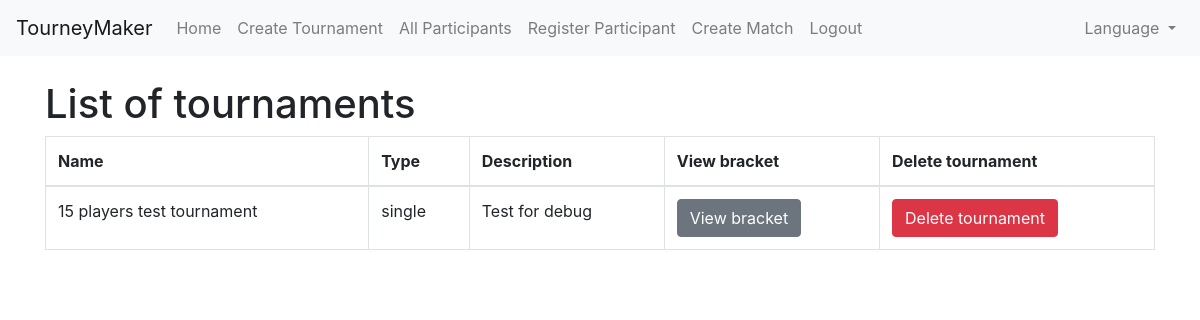
The page / (signed in) on the database its author committed.
### tables this page shows
CREATE TABLE tournaments (
            id INTEGER PRIMARY KEY AUTOINCREMENT,
            name TEXT NOT NULL,
            type TEXT,
            winner_name TEXT,
            description TEXT
        , winner_id integer);

### app.py (the view)
@app.route('/')
@login_required
def index():
    conn = get_db_connection()
    tournaments = conn.execute('SELECT * FROM tournaments').fetchall()
    conn.close()
    return render_template('index.html', tournaments=tournaments)

### app.py (called while the page is built)
def login_required(f):
    @wraps(f)
    def decorated_function(*args, **kwargs):
        if 'user_id' not in session:
            flash('Пожалуйста, войдите в систему для доступа к этой странице.', 'warning')
            return redirect(url_for('login_user'))
        return f(*args, **kwargs)
    return decorated_function

def get_locale():
    if 'lang' in session:
        return session['lang']
    return request.accept_languages.best_match(LANGUAGES.keys())

@app.context_processor
def inject_globals():
    return {
        'locale': get_locale(),
        'LANGUAGES': LANGUAGES,
        'current_language': get_locale()
    }

def get_db_connection():
    conn = sqlite3.connect(DATABASE)
    conn.row_factory = sqlite3.Row
    return conn

### templates/index.html
{% extends 'layout.html' %}
{% block content %}
  <h1>{{ gettext('List of tournaments') }}</h1>
  <table class="table table-bordered">
    <thead>
      <tr>
        <th>{{ gettext('Name') }}</th>
        <th>{{ gettext('Type') }}</th>
        <th>{{ gettext('Description') }}</th>
        <th>{{ gettext('View bracket') }}</th>
        <th>{{ gettext('Delete tournament') }}</th>
      </tr>
    </thead>
    <tbody>
      {% for tournament in tournaments %}
        <tr>
          <td>{{ tournament.name }}</td>
          <td>{{ tournament.type }}</td>
          <td>{{ tournament.description }}</td>
          <td>
              <a href="{{ url_for('tournament_bracket', tournament_id=tournament.id) }}" class="btn btn-secondary">{{ gettext('View bracket') }}</a>
          </td>
          <td>
              <form action="{{ url_for('delete_tournament', tournament_id=tournament.id) }}" method="post" style="display:inline;">
                  <button type="submit" class="btn btn-danger" onclick="return confirm('Вы уверены, что хотите удалить этот турнир?')">{{ gettext('Delete tournament') }}</button>
              </form>
          </td>
        </tr>
      {% endfor %}
    </tbody>
  </table>
{% endblock %}

### rows shown on the page
tournaments: name "15 players test tournament", type "single", description "Test for debug", gettext "View bracket", gettext "Delete tournament"

### other values the page prints
{{ gettext('TourneyMaker') }} "TourneyMaker"
{{ gettext('Home') }} "Home"
{{ gettext('Create Tournament') }} "Create Tournament"
{{ gettext('All Participants') }} "All Participants"
{{ gettext('Register Participant') }} "Register Participant"
{{ gettext('Create Match') }} "Create Match"
{{ gettext('Logout') }} "Logout"
{{ gettext('List of tournaments') }} "List of tournaments"
{{ gettext('Name') }} "Name"
{{ gettext('Type') }} "Type"
{{ gettext('Description') }} "Description"
{{ gettext('View bracket') }} "View bracket"
{{ gettext('Delete tournament') }} "Delete tournament"
